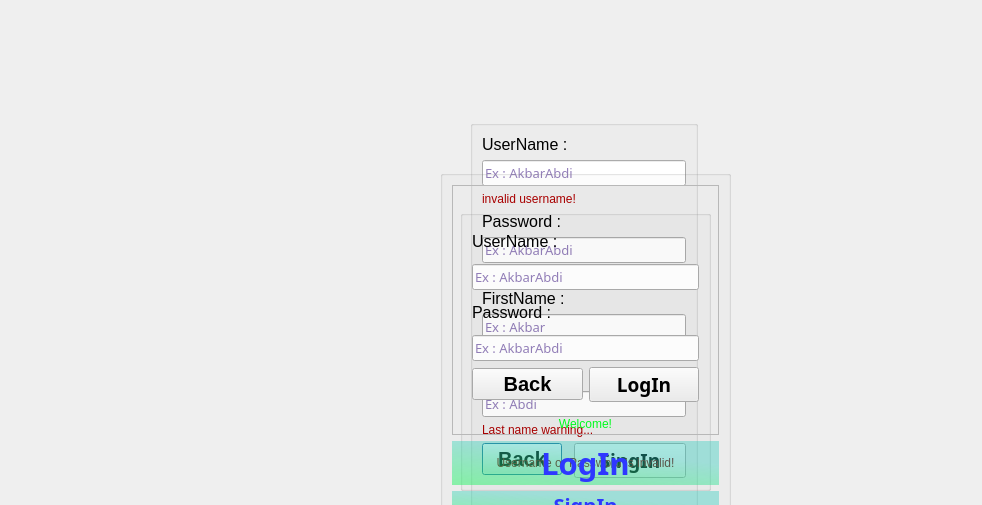
<?xml version="1.0" encoding="UTF-8"?>
<ui version="4.0">
 <class>logsign_page</class>
 <widget class="QDialog" name="logsign_page">
  <property name="geometry">
   <rect>
    <x>0</x>
    <y>0</y>
    <width>982</width>
    <height>505</height>
   </rect>
  </property>
  <property name="windowTitle">
   <string>Dialog</string>
  </property>
  <property name="styleSheet">
   <string notr="true">background-image: url(:/Source/@metawalls.jpg);</string>
  </property>
  <widget class="QGroupBox" name="Signin_Box">
   <property name="geometry">
    <rect>
     <x>470</x>
     <y>120</y>
     <width>228</width>
     <height>461</height>
    </rect>
   </property>
   <property name="styleSheet">
    <string notr="true">background-image: url(:/Source/@metawalls.jpg);</string>
   </property>
   <property name="title">
    <string/>
   </property>
   <property name="alignment">
    <set>Qt::AlignCenter</set>
   </property>
   <layout class="QFormLayout" name="formLayout">
    <item row="1" column="0" colspan="2">
     <widget class="QLineEdit" name="input_username_sign">
      <property name="font">
       <font>
        <family>Segoe UI Variable Text Semiligh</family>
        <pointsize>10</pointsize>
       </font>
      </property>
      <property name="styleSheet">
       <string notr="true">color: rgb(39, 0, 116);
</string>
      </property>
      <property name="placeholderText">
       <string>Ex : AkbarAbdi</string>
      </property>
     </widget>
    </item>
    <item row="2" column="0" colspan="2">
     <widget class="QLabel" name="warning_username">
      <property name="styleSheet">
       <string notr="true">color: rgb(170, 0, 0);</string>
      </property>
      <property name="text">
       <string>invalid username!</string>
      </property>
     </widget>
    </item>
    <item row="3" column="0">
     <widget class="QLabel" name="Label_password__sign">
      <property name="font">
       <font>
        <pointsize>12</pointsize>
       </font>
      </property>
      <property name="text">
       <string>Password :</string>
      </property>
     </widget>
    </item>
    <item row="4" column="0" colspan="2">
     <widget class="QLineEdit" name="input_password_sign">
      <property name="font">
       <font>
        <family>Segoe UI Variable Text Semiligh</family>
        <pointsize>10</pointsize>
       </font>
      </property>
      <property name="styleSheet">
       <string notr="true">color: rgb(39, 0, 116);</string>
      </property>
      <property name="text">
       <string/>
      </property>
      <property name="placeholderText">
       <string>Ex : AkbarAbdi</string>
      </property>
     </widget>
    </item>
    <item row="5" column="0" colspan="2">
     <widget class="QLabel" name="warning_password">
      <property name="styleSheet">
       <string notr="true">color: rgb(170, 0, 0);</string>
      </property>
      <property name="text">
       <string>invalid password!</string>
      </property>
     </widget>
    </item>
    <item row="6" column="0">
     <widget class="QLabel" name="Label_Fname">
      <property name="font">
       <font>
        <pointsize>12</pointsize>
       </font>
      </property>
      <property name="text">
       <string>FirstName :</string>
      </property>
     </widget>
    </item>
    <item row="7" column="0" colspan="2">
     <widget class="QLineEdit" name="input_firstname">
      <property name="font">
       <font>
        <family>Segoe UI Variable Text Semiligh</family>
        <pointsize>10</pointsize>
       </font>
      </property>
      <property name="styleSheet">
       <string notr="true">color: rgb(39, 0, 116);</string>
      </property>
      <property name="text">
       <string/>
      </property>
      <property name="placeholderText">
       <string>Ex : Akbar</string>
      </property>
     </widget>
    </item>
    <item row="8" column="0" colspan="2">
     <widget class="QLabel" name="warning_firstname">
      <property name="styleSheet">
       <string notr="true">color: rgb(170, 0, 0);</string>
      </property>
      <property name="text">
       <string>First name warning...</string>
      </property>
     </widget>
    </item>
    <item row="9" column="0">
     <widget class="QLabel" name="Label_lastname">
      <property name="font">
       <font>
        <pointsize>12</pointsize>
       </font>
      </property>
      <property name="text">
       <string>LastName :</string>
      </property>
     </widget>
    </item>
    <item row="10" column="0" colspan="2">
     <widget class="QLineEdit" name="input_lastname">
      <property name="font">
       <font>
        <family>Segoe UI Variable Text Semiligh</family>
        <pointsize>10</pointsize>
       </font>
      </property>
      <property name="styleSheet">
       <string notr="true">color: rgb(39, 0, 116);</string>
      </property>
      <property name="text">
       <string/>
      </property>
      <property name="placeholderText">
       <string>Ex : Abdi</string>
      </property>
     </widget>
    </item>
    <item row="11" column="0" colspan="2">
     <widget class="QLabel" name="warning_lastname">
      <property name="styleSheet">
       <string notr="true">color: rgb(170, 0, 0);</string>
      </property>
      <property name="text">
       <string>Last name warning...</string>
      </property>
     </widget>
    </item>
    <item row="12" column="0">
     <widget class="QPushButton" name="Button_back_sign">
      <property name="font">
       <font>
        <pointsize>15</pointsize>
        <bold>true</bold>
       </font>
      </property>
      <property name="text">
       <string>Back</string>
      </property>
     </widget>
    </item>
    <item row="12" column="1">
     <widget class="QPushButton" name="bottom_sign">
      <property name="font">
       <font>
        <family>Segoe MDL2 Assets</family>
        <pointsize>14</pointsize>
        <bold>true</bold>
       </font>
      </property>
      <property name="text">
       <string>SingIn</string>
      </property>
     </widget>
    </item>
    <item row="0" column="0">
     <widget class="QLabel" name="Label_username_sign">
      <property name="font">
       <font>
        <pointsize>12</pointsize>
       </font>
      </property>
      <property name="text">
       <string>UserName :</string>
      </property>
      <property name="alignment">
       <set>Qt::AlignLeading|Qt::AlignLeft|Qt::AlignVCenter</set>
      </property>
     </widget>
    </item>
   </layout>
  </widget>
  <widget class="QGroupBox" name="Login_Box">
   <property name="geometry">
    <rect>
     <x>460</x>
     <y>210</y>
     <width>251</width>
     <height>281</height>
    </rect>
   </property>
   <property name="styleSheet">
    <string notr="true">border-color: rgb(255, 255, 255);
background-image: url(:/Source/@metawalls.jpg);</string>
   </property>
   <property name="title">
    <string/>
   </property>
   <layout class="QGridLayout" name="gridLayout">
    <item row="4" column="1">
     <widget class="QPushButton" name="bottom_log">
      <property name="font">
       <font>
        <family>Segoe MDL2 Assets</family>
        <pointsize>14</pointsize>
        <bold>true</bold>
       </font>
      </property>
      <property name="text">
       <string>LogIn</string>
      </property>
     </widget>
    </item>
    <item row="1" column="0" colspan="2">
     <widget class="QLineEdit" name="input_username_log">
      <property name="font">
       <font>
        <family>Segoe UI Variable Text Semiligh</family>
        <pointsize>10</pointsize>
       </font>
      </property>
      <property name="styleSheet">
       <string notr="true">color: rgb(39, 0, 116);
</string>
      </property>
      <property name="placeholderText">
       <string>Ex : AkbarAbdi</string>
      </property>
     </widget>
    </item>
    <item row="6" column="0" colspan="2">
     <widget class="QLabel" name="log_error">
      <property name="font">
       <font>
        <pointsize>9</pointsize>
       </font>
      </property>
      <property name="styleSheet">
       <string notr="true">color: rgb(125, 0, 2);</string>
      </property>
      <property name="text">
       <string>Username or Password is invalid!</string>
      </property>
      <property name="alignment">
       <set>Qt::AlignCenter</set>
      </property>
     </widget>
    </item>
    <item row="2" column="0">
     <widget class="QLabel" name="Label_password_log">
      <property name="font">
       <font>
        <pointsize>12</pointsize>
       </font>
      </property>
      <property name="text">
       <string>Password :</string>
      </property>
     </widget>
    </item>
    <item row="0" column="0">
     <widget class="QLabel" name="Label_username_log">
      <property name="font">
       <font>
        <pointsize>12</pointsize>
       </font>
      </property>
      <property name="text">
       <string>UserName :</string>
      </property>
      <property name="alignment">
       <set>Qt::AlignLeading|Qt::AlignLeft|Qt::AlignVCenter</set>
      </property>
     </widget>
    </item>
    <item row="4" column="0">
     <widget class="QPushButton" name="Button_back_log">
      <property name="font">
       <font>
        <pointsize>15</pointsize>
        <bold>true</bold>
       </font>
      </property>
      <property name="text">
       <string>Back</string>
      </property>
     </widget>
    </item>
    <item row="3" column="0" colspan="2">
     <widget class="QLineEdit" name="input_password_log">
      <property name="font">
       <font>
        <family>Segoe UI Variable Text Semiligh</family>
        <pointsize>10</pointsize>
       </font>
      </property>
      <property name="styleSheet">
       <string notr="true">color: rgb(39, 0, 116);</string>
      </property>
      <property name="text">
       <string/>
      </property>
      <property name="placeholderText">
       <string>Ex : AkbarAbdi</string>
      </property>
     </widget>
    </item>
    <item row="5" column="0" colspan="2">
     <widget class="QLabel" name="log_welcome">
      <property name="font">
       <font>
        <pointsize>9</pointsize>
       </font>
      </property>
      <property name="styleSheet">
       <string notr="true">
color: rgb(0, 255, 30);</string>
      </property>
      <property name="text">
       <string>Welcome!</string>
      </property>
      <property name="alignment">
       <set>Qt::AlignCenter</set>
      </property>
     </widget>
    </item>
   </layout>
  </widget>
  <widget class="QGroupBox" name="main_box">
   <property name="geometry">
    <rect>
     <x>440</x>
     <y>170</y>
     <width>291</width>
     <height>361</height>
    </rect>
   </property>
   <property name="title">
    <string/>
   </property>
   <layout class="QVBoxLayout" name="verticalLayout">
    <item>
     <widget class="QFrame" name="frame">
      <property name="styleSheet">
       <string notr="true">border-image: url(:/Source/chat2.png) 0 0 0 0 stretch stretch;
setAlignment:(Qt::AlignCenter);</string>
      </property>
      <property name="frameShape">
       <enum>QFrame::StyledPanel</enum>
      </property>
      <property name="frameShadow">
       <enum>QFrame::Raised</enum>
      </property>
     </widget>
    </item>
    <item>
     <widget class="QPushButton" name="bottom_log_page">
      <property name="sizePolicy">
       <sizepolicy hsizetype="Minimum" vsizetype="Fixed">
        <horstretch>0</horstretch>
        <verstretch>0</verstretch>
       </sizepolicy>
      </property>
      <property name="palette">
       <palette>
        <active>
         <colorrole role="WindowText">
          <brush brushstyle="SolidPattern">
           <color alpha="255">
            <red>46</red>
            <green>56</green>
            <blue>255</blue>
           </color>
          </brush>
         </colorrole>
         <colorrole role="Button">
          <brush brushstyle="LinearGradientPattern">
           <gradient startx="0.636872000000000" starty="0.301000000000000" endx="0.000000000000000" endy="1.400000000000000" type="LinearGradient" spread="PadSpread" coordinatemode="ObjectBoundingMode">
            <gradientstop position="0.000000000000000">
             <color alpha="100">
              <red>43</red>
              <green>204</green>
              <blue>189</blue>
             </color>
            </gradientstop>
            <gradientstop position="1.000000000000000">
             <color alpha="150">
              <red>48</red>
              <green>255</green>
              <blue>87</blue>
             </color>
            </gradientstop>
           </gradient>
          </brush>
         </colorrole>
         <colorrole role="Text">
          <brush brushstyle="SolidPattern">
           <color alpha="255">
            <red>46</red>
            <green>56</green>
            <blue>255</blue>
           </color>
          </brush>
         </colorrole>
         <colorrole role="ButtonText">
          <brush brushstyle="SolidPattern">
           <color alpha="255">
            <red>46</red>
            <green>56</green>
            <blue>255</blue>
           </color>
          </brush>
         </colorrole>
         <colorrole role="Base">
          <brush brushstyle="LinearGradientPattern">
           <gradient startx="0.636872000000000" starty="0.301000000000000" endx="0.000000000000000" endy="1.400000000000000" type="LinearGradient" spread="PadSpread" coordinatemode="ObjectBoundingMode">
            <gradientstop position="0.000000000000000">
             <color alpha="100">
              <red>43</red>
              <green>204</green>
              <blue>189</blue>
             </color>
            </gradientstop>
            <gradientstop position="1.000000000000000">
             <color alpha="150">
              <red>48</red>
              <green>255</green>
              <blue>87</blue>
             </color>
            </gradientstop>
           </gradient>
          </brush>
         </colorrole>
         <colorrole role="Window">
          <brush brushstyle="LinearGradientPattern">
           <gradient startx="0.636872000000000" starty="0.301000000000000" endx="0.000000000000000" endy="1.400000000000000" type="LinearGradient" spread="PadSpread" coordinatemode="ObjectBoundingMode">
            <gradientstop position="0.000000000000000">
             <color alpha="100">
              <red>43</red>
              <green>204</green>
              <blue>189</blue>
             </color>
            </gradientstop>
            <gradientstop position="1.000000000000000">
             <color alpha="150">
              <red>48</red>
              <green>255</green>
              <blue>87</blue>
             </color>
            </gradientstop>
           </gradient>
          </brush>
         </colorrole>
         <colorrole role="PlaceholderText">
          <brush brushstyle="SolidPattern">
           <color alpha="255">
            <red>46</red>
            <green>56</green>
            <blue>255</blue>
           </color>
          </brush>
         </colorrole>
        </active>
        <inactive>
         <colorrole role="WindowText">
          <brush brushstyle="SolidPattern">
           <color alpha="255">
            <red>46</red>
            <green>56</green>
            <blue>255</blue>
           </color>
          </brush>
         </colorrole>
         <colorrole role="Button">
          <brush brushstyle="LinearGradientPattern">
           <gradient startx="0.636872000000000" starty="0.301000000000000" endx="0.000000000000000" endy="1.400000000000000" type="LinearGradient" spread="PadSpread" coordinatemode="ObjectBoundingMode">
            <gradientstop position="0.000000000000000">
             <color alpha="100">
              <red>43</red>
              <green>204</green>
              <blue>189</blue>
             </color>
            </gradientstop>
            <gradientstop position="1.000000000000000">
             <color alpha="150">
              <red>48</red>
              <green>255</green>
              <blue>87</blue>
             </color>
            </gradientstop>
           </gradient>
          </brush>
         </colorrole>
         <colorrole role="Text">
          <brush brushstyle="SolidPattern">
           <color alpha="255">
            <red>46</red>
            <green>56</green>
            <blue>255</blue>
           </color>
          </brush>
         </colorrole>
         <colorrole role="ButtonText">
          <brush brushstyle="SolidPattern">
           <color alpha="255">
            <red>46</red>
            <green>56</green>
            <blue>255</blue>
           </color>
          </brush>
         </colorrole>
         <colorrole role="Base">
          <brush brushstyle="LinearGradientPattern">
           <gradient startx="0.636872000000000" starty="0.301000000000000" endx="0.000000000000000" endy="1.400000000000000" type="LinearGradient" spread="PadSpread" coordinatemode="ObjectBoundingMode">
            <gradientstop position="0.000000000000000">
             <color alpha="100">
              <red>43</red>
              <green>204</green>
              <blue>189</blue>
             </color>
            </gradientstop>
            <gradientstop position="1.000000000000000">
             <color alpha="150">
              <red>48</red>
              <green>255</green>
              <blue>87</blue>
             </color>
            </gradientstop>
           </gradient>
          </brush>
         </colorrole>
         <colorrole role="Window">
          <brush brushstyle="LinearGradientPattern">
           <gradient startx="0.636872000000000" starty="0.301000000000000" endx="0.000000000000000" endy="1.400000000000000" type="LinearGradient" spread="PadSpread" coordinatemode="ObjectBoundingMode">
            <gradientstop position="0.000000000000000">
             <color alpha="100">
              <red>43</red>
              <green>204</green>
              <blue>189</blue>
             </color>
            </gradientstop>
            <gradientstop position="1.000000000000000">
             <color alpha="150">
              <red>48</red>
              <green>255</green>
              <blue>87</blue>
             </color>
            </gradientstop>
           </gradient>
          </brush>
         </colorrole>
         <colorrole role="PlaceholderText">
          <brush brushstyle="SolidPattern">
           <color alpha="255">
            <red>46</red>
            <green>56</green>
            <blue>255</blue>
           </color>
          </brush>
         </colorrole>
        </inactive>
        <disabled>
         <colorrole role="WindowText">
          <brush brushstyle="SolidPattern">
           <color alpha="255">
            <red>46</red>
            <green>56</green>
            <blue>255</blue>
           </color>
          </brush>
         </colorrole>
         <colorrole role="Button">
          <brush brushstyle="LinearGradientPattern">
           <gradient startx="0.636872000000000" starty="0.301000000000000" endx="0.000000000000000" endy="1.400000000000000" type="LinearGradient" spread="PadSpread" coordinatemode="ObjectBoundingMode">
            <gradientstop position="0.000000000000000">
             <color alpha="100">
              <red>43</red>
              <green>204</green>
              <blue>189</blue>
             </color>
            </gradientstop>
            <gradientstop position="1.000000000000000">
             <color alpha="150">
              <red>48</red>
              <green>255</green>
              <blue>87</blue>
             </color>
            </gradientstop>
           </gradient>
          </brush>
         </colorrole>
         <colorrole role="Text">
          <brush brushstyle="SolidPattern">
           <color alpha="255">
            <red>46</red>
            <green>56</green>
            <blue>255</blue>
           </color>
          </brush>
         </colorrole>
         <colorrole role="ButtonText">
          <brush brushstyle="SolidPattern">
           <color alpha="255">
            <red>46</red>
            <green>56</green>
            <blue>255</blue>
           </color>
          </brush>
         </colorrole>
         <colorrole role="Base">
          <brush brushstyle="LinearGradientPattern">
           <gradient startx="0.636872000000000" starty="0.301000000000000" endx="0.000000000000000" endy="1.400000000000000" type="LinearGradient" spread="PadSpread" coordinatemode="ObjectBoundingMode">
            <gradientstop position="0.000000000000000">
             <color alpha="100">
              <red>43</red>
              <green>204</green>
              <blue>189</blue>
             </color>
            </gradientstop>
            <gradientstop position="1.000000000000000">
             <color alpha="150">
              <red>48</red>
              <green>255</green>
              <blue>87</blue>
             </color>
            </gradientstop>
           </gradient>
          </brush>
         </colorrole>
         <colorrole role="Window">
          <brush brushstyle="LinearGradientPattern">
           <gradient startx="0.636872000000000" starty="0.301000000000000" endx="0.000000000000000" endy="1.400000000000000" type="LinearGradient" spread="PadSpread" coordinatemode="ObjectBoundingMode">
            <gradientstop position="0.000000000000000">
             <color alpha="100">
              <red>43</red>
              <green>204</green>
              <blue>189</blue>
             </color>
            </gradientstop>
            <gradientstop position="1.000000000000000">
             <color alpha="150">
              <red>48</red>
              <green>255</green>
              <blue>87</blue>
             </color>
            </gradientstop>
           </gradient>
          </brush>
         </colorrole>
         <colorrole role="PlaceholderText">
          <brush brushstyle="SolidPattern">
           <color alpha="255">
            <red>46</red>
            <green>56</green>
            <blue>255</blue>
           </color>
          </brush>
         </colorrole>
        </disabled>
       </palette>
      </property>
      <property name="font">
       <font>
        <family>Segoe UI Black</family>
        <pointsize>23</pointsize>
        <italic>false</italic>
        <bold>true</bold>
        <underline>false</underline>
        <stylestrategy>PreferAntialias</stylestrategy>
        <kerning>true</kerning>
       </font>
      </property>
      <property name="mouseTracking">
       <bool>false</bool>
      </property>
      <property name="focusPolicy">
       <enum>Qt::StrongFocus</enum>
      </property>
      <property name="toolTip">
       <string/>
      </property>
      <property name="styleSheet">
       <string notr="true">border-radius: 25px;
color: rgb(46, 56, 255);
background:qlineargradient(spread:pad, x1:0.636872, y1:0.301, x2:0, y2:1.4, stop:0 rgba(43, 204, 189, 100), stop:1 rgba(48, 255, 87, 150));

setAlignment:(Qt::AlignCenter);
</string>
      </property>
      <property name="text">
       <string>LogIn</string>
      </property>
     </widget>
    </item>
    <item>
     <widget class="QPushButton" name="bottom_sign_page">
      <property name="sizePolicy">
       <sizepolicy hsizetype="Minimum" vsizetype="Fixed">
        <horstretch>0</horstretch>
        <verstretch>0</verstretch>
       </sizepolicy>
      </property>
      <property name="palette">
       <palette>
        <active>
         <colorrole role="WindowText">
          <brush brushstyle="SolidPattern">
           <color alpha="255">
            <red>46</red>
            <green>56</green>
            <blue>255</blue>
           </color>
          </brush>
         </colorrole>
         <colorrole role="Button">
          <brush brushstyle="LinearGradientPattern">
           <gradient startx="0.636872000000000" starty="0.301000000000000" endx="0.000000000000000" endy="1.400000000000000" type="LinearGradient" spread="PadSpread" coordinatemode="ObjectBoundingMode">
            <gradientstop position="0.000000000000000">
             <color alpha="100">
              <red>43</red>
              <green>204</green>
              <blue>189</blue>
             </color>
            </gradientstop>
            <gradientstop position="1.000000000000000">
             <color alpha="150">
              <red>48</red>
              <green>255</green>
              <blue>87</blue>
             </color>
            </gradientstop>
           </gradient>
          </brush>
         </colorrole>
         <colorrole role="Text">
          <brush brushstyle="SolidPattern">
           <color alpha="255">
            <red>46</red>
            <green>56</green>
            <blue>255</blue>
           </color>
          </brush>
         </colorrole>
         <colorrole role="ButtonText">
          <brush brushstyle="SolidPattern">
           <color alpha="255">
            <red>46</red>
            <green>56</green>
            <blue>255</blue>
           </color>
          </brush>
         </colorrole>
         <colorrole role="Base">
          <brush brushstyle="LinearGradientPattern">
           <gradient startx="0.636872000000000" starty="0.301000000000000" endx="0.000000000000000" endy="1.400000000000000" type="LinearGradient" spread="PadSpread" coordinatemode="ObjectBoundingMode">
            <gradientstop position="0.000000000000000">
             <color alpha="100">
              <red>43</red>
              <green>204</green>
              <blue>189</blue>
             </color>
            </gradientstop>
            <gradientstop position="1.000000000000000">
             <color alpha="150">
              <red>48</red>
              <green>255</green>
              <blue>87</blue>
             </color>
            </gradientstop>
           </gradient>
          </brush>
         </colorrole>
         <colorrole role="Window">
          <brush brushstyle="LinearGradientPattern">
           <gradient startx="0.636872000000000" starty="0.301000000000000" endx="0.000000000000000" endy="1.400000000000000" type="LinearGradient" spread="PadSpread" coordinatemode="ObjectBoundingMode">
            <gradientstop position="0.000000000000000">
             <color alpha="100">
              <red>43</red>
              <green>204</green>
              <blue>189</blue>
             </color>
            </gradientstop>
            <gradientstop position="1.000000000000000">
             <color alpha="150">
              <red>48</red>
              <green>255</green>
              <blue>87</blue>
             </color>
            </gradientstop>
           </gradient>
          </brush>
         </colorrole>
         <colorrole role="PlaceholderText">
          <brush brushstyle="SolidPattern">
           <color alpha="255">
            <red>46</red>
            <green>56</green>
            <blue>255</blue>
           </color>
          </brush>
         </colorrole>
        </active>
        <inactive>
         <colorrole role="WindowText">
          <brush brushstyle="SolidPattern">
           <color alpha="255">
            <red>46</red>
            <green>56</green>
            <blue>255</blue>
           </color>
          </brush>
         </colorrole>
         <colorrole role="Button">
          <brush brushstyle="LinearGradientPattern">
           <gradient startx="0.636872000000000" starty="0.301000000000000" endx="0.000000000000000" endy="1.400000000000000" type="LinearGradient" spread="PadSpread" coordinatemode="ObjectBoundingMode">
            <gradientstop position="0.000000000000000">
             <color alpha="100">
              <red>43</red>
              <green>204</green>
              <blue>189</blue>
             </color>
            </gradientstop>
            <gradientstop position="1.000000000000000">
             <color alpha="150">
              <red>48</red>
              <green>255</green>
              <blue>87</blue>
             </color>
            </gradientstop>
           </gradient>
          </brush>
         </colorrole>
         <colorrole role="Text">
          <brush brushstyle="SolidPattern">
           <color alpha="255">
            <red>46</red>
            <green>56</green>
            <blue>255</blue>
           </color>
          </brush>
         </colorrole>
         <colorrole role="ButtonText">
          <brush brushstyle="SolidPattern">
           <color alpha="255">
            <red>46</red>
            <green>56</green>
            <blue>255</blue>
           </color>
          </brush>
         </colorrole>
         <colorrole role="Base">
          <brush brushstyle="LinearGradientPattern">
           <gradient startx="0.636872000000000" starty="0.301000000000000" endx="0.000000000000000" endy="1.400000000000000" type="LinearGradient" spread="PadSpread" coordinatemode="ObjectBoundingMode">
            <gradientstop position="0.000000000000000">
             <color alpha="100">
              <red>43</red>
              <green>204</green>
              <blue>189</blue>
             </color>
            </gradientstop>
            <gradientstop position="1.000000000000000">
             <color alpha="150">
              <red>48</red>
              <green>255</green>
              <blue>87</blue>
             </color>
            </gradientstop>
           </gradient>
          </brush>
         </colorrole>
         <colorrole role="Window">
          <brush brushstyle="LinearGradientPattern">
           <gradient startx="0.636872000000000" starty="0.301000000000000" endx="0.000000000000000" endy="1.400000000000000" type="LinearGradient" spread="PadSpread" coordinatemode="ObjectBoundingMode">
            <gradientstop position="0.000000000000000">
             <color alpha="100">
              <red>43</red>
              <green>204</green>
              <blue>189</blue>
             </color>
            </gradientstop>
            <gradientstop position="1.000000000000000">
             <color alpha="150">
              <red>48</red>
              <green>255</green>
              <blue>87</blue>
             </color>
            </gradientstop>
           </gradient>
          </brush>
         </colorrole>
         <colorrole role="PlaceholderText">
          <brush brushstyle="SolidPattern">
           <color alpha="255">
            <red>46</red>
            <green>56</green>
            <blue>255</blue>
           </color>
          </brush>
         </colorrole>
        </inactive>
        <disabled>
         <colorrole role="WindowText">
          <brush brushstyle="SolidPattern">
           <color alpha="255">
            <red>46</red>
            <green>56</green>
            <blue>255</blue>
           </color>
          </brush>
         </colorrole>
         <colorrole role="Button">
          <brush brushstyle="LinearGradientPattern">
           <gradient startx="0.636872000000000" starty="0.301000000000000" endx="0.000000000000000" endy="1.400000000000000" type="LinearGradient" spread="PadSpread" coordinatemode="ObjectBoundingMode">
            <gradientstop position="0.000000000000000">
             <color alpha="100">
              <red>43</red>
              <green>204</green>
              <blue>189</blue>
             </color>
            </gradientstop>
            <gradientstop position="1.000000000000000">
             <color alpha="150">
              <red>48</red>
              <green>255</green>
              <blue>87</blue>
             </color>
            </gradientstop>
           </gradient>
          </brush>
         </colorrole>
         <colorrole role="Text">
          <brush brushstyle="SolidPattern">
           <color alpha="255">
            <red>46</red>
            <green>56</green>
            <blue>255</blue>
           </color>
          </brush>
         </colorrole>
         <colorrole role="ButtonText">
          <brush brushstyle="SolidPattern">
           <color alpha="255">
            <red>46</red>
            <green>56</green>
            <blue>255</blue>
           </color>
          </brush>
         </colorrole>
         <colorrole role="Base">
          <brush brushstyle="LinearGradientPattern">
           <gradient startx="0.636872000000000" starty="0.301000000000000" endx="0.000000000000000" endy="1.400000000000000" type="LinearGradient" spread="PadSpread" coordinatemode="ObjectBoundingMode">
            <gradientstop position="0.000000000000000">
             <color alpha="100">
              <red>43</red>
              <green>204</green>
              <blue>189</blue>
             </color>
            </gradientstop>
            <gradientstop position="1.000000000000000">
             <color alpha="150">
              <red>48</red>
              <green>255</green>
              <blue>87</blue>
             </color>
            </gradientstop>
           </gradient>
          </brush>
         </colorrole>
         <colorrole role="Window">
          <brush brushstyle="LinearGradientPattern">
           <gradient startx="0.636872000000000" starty="0.301000000000000" endx="0.000000000000000" endy="1.400000000000000" type="LinearGradient" spread="PadSpread" coordinatemode="ObjectBoundingMode">
            <gradientstop position="0.000000000000000">
             <color alpha="100">
              <red>43</red>
              <green>204</green>
              <blue>189</blue>
             </color>
            </gradientstop>
            <gradientstop position="1.000000000000000">
             <color alpha="150">
              <red>48</red>
              <green>255</green>
              <blue>87</blue>
             </color>
            </gradientstop>
           </gradient>
          </brush>
         </colorrole>
         <colorrole role="PlaceholderText">
          <brush brushstyle="SolidPattern">
           <color alpha="255">
            <red>46</red>
            <green>56</green>
            <blue>255</blue>
           </color>
          </brush>
         </colorrole>
        </disabled>
       </palette>
      </property>
      <property name="font">
       <font>
        <family>Segoe UI Black</family>
        <pointsize>15</pointsize>
        <italic>false</italic>
        <bold>true</bold>
        <underline>false</underline>
        <stylestrategy>PreferAntialias</stylestrategy>
        <kerning>true</kerning>
       </font>
      </property>
      <property name="mouseTracking">
       <bool>false</bool>
      </property>
      <property name="focusPolicy">
       <enum>Qt::StrongFocus</enum>
      </property>
      <property name="toolTip">
       <string/>
      </property>
      <property name="styleSheet">
       <string notr="true">border-radius: 15px;
color: rgb(46, 56, 255);
background:qlineargradient(spread:pad, x1:0.636872, y1:0.301, x2:0, y2:1.4, stop:0 rgba(43, 204, 189, 100), stop:1 rgba(48, 255, 87, 150));

setAlignment:(Qt::AlignCenter);
</string>
      </property>
      <property name="text">
       <string>SignIn</string>
      </property>
     </widget>
    </item>
   </layout>
  </widget>
 </widget>
 <resources/>
 <connections/>
</ui>
